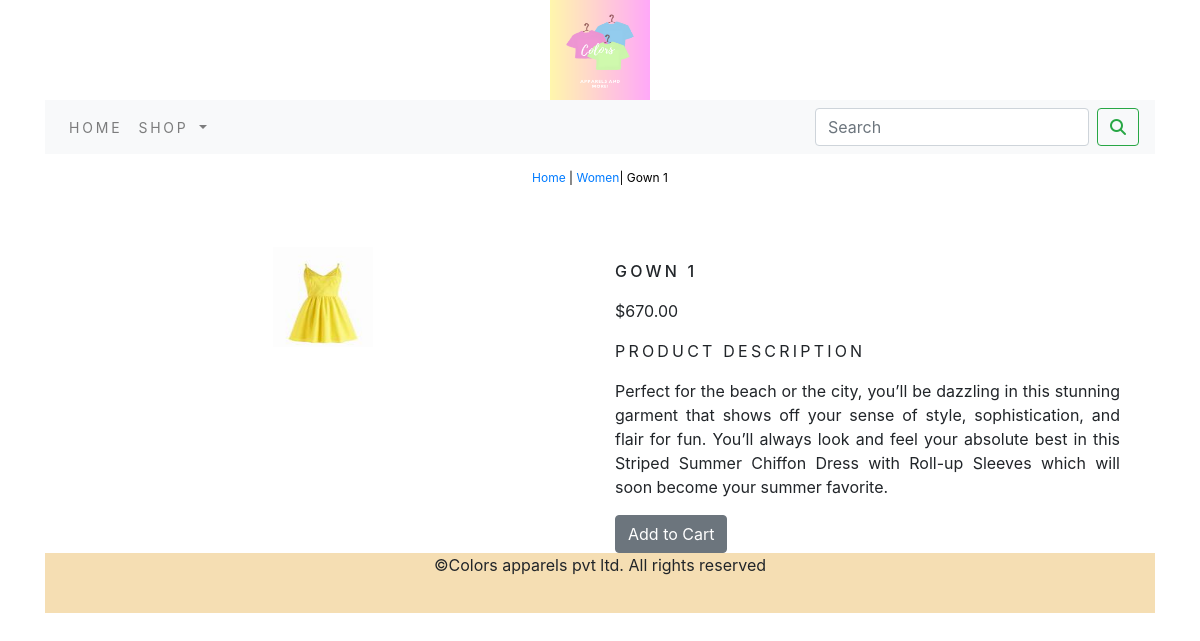
The page /women/gown-1/ on the database its author committed.
### ecommerce_app/models.py (models this page shows, shortened)
class Product(models.Model):
    name = models.CharField(max_length=250, unique=True)
    slug = models.SlugField(max_length=250, unique=True)
    description = models.TextField(blank=True)
    image = models.ImageField(upload_to='product', blank=True)
    category = models.ForeignKey(Category, on_delete=models.CASCADE)
    price = models.DecimalField(max_digits=10, decimal_places=2)
    stock = models.IntegerField()
    available = models.BooleanField(default=True)
    created = models.DateTimeField(auto_now_add=True)
    updated = models.DateTimeField(auto_now=True)
    class Meta:
        ordering = ('name',)
        verbose_name = 'product'
        verbose_name_plural = 'products'

class Category(models.Model):
    name = models.CharField(max_length=250, unique=True)
    slug = models.SlugField(max_length=250, unique=True)
    description = models.TextField(blank=True)
    image = models.ImageField(upload_to='category', blank=True)
    class Meta:
        ordering = ('name',)
        verbose_name = 'category'
        verbose_name_plural = 'categories'
    def __str__(self):
        return '{}'.format(self.name)
    def get_url(self):
        return reverse('ecommerce_app:products_by_category', args=[self.slug])

### ecommerce_app/views.py (the view)
# urls.py: path('<slug:c_slug>/<slug:product_slug>/',views.proDetail,name='proCatDetail'),
def proDetail(request, c_slug, product_slug):
    try:
        product = Product.objects.get(category__slug=c_slug, slug=product_slug)
    except Exception as e:
        raise e
    return render(request, 'product.html', {'product': product})

### cart/context_processors.py (called while the page is built)
def counter(requset):
    item_count = 0
    if 'admin' in requset.path:
        return {}
    else:
        try:
            cart = Cart.objects.filter(cart_id=_cart_id(requset))
            cart_items = CartItem.objects.all().filter(cart=cart[:1])
            for cart_item in cart_items:
                item_count += cart_item.quantity
        except Cart.DoesNotExist:
            item_count = 0
    return dict(item_count=item_count)

### cart/views.py (called while the page is built)
def _cart_id(request):
    cart = request.session.session_key
    if not cart:
        cart = request.session.create()
    return cart

### ecommerce_app/context_processors.py (called while the page is built)
def menu_links(request):
    links = Category.objects.all()
    return dict(links=links)

### templates/product.html (shortened to what this page needs)
{% extends 'base.html' %}
{% load static %}
{% block content %}
<div class=" row my-product-row-class">
    <div class="mx-auto">
        <p><a href="{% url 'ecommerce_app:allProdCat' %}">Home</a> |
           <a href="{{product.category.get_url}}">{{product.category}}</a>|
            {{product.name}}</p>
    </div>
</div><br>
<div class="container">
    <div class="row">
        <div class="col-12 col-sm-12 col-md-12 col-lg-6 text-center">
            <div style="min-width:18rem">
            <img  src = "{{product.image.url}}" alt="{{product.name}}" height="100px" width="100px">
            </div>
        </div>
    <div class="col-12 col-sm-12 col-md-12 col-lg-6 ">
        <h2 class="my-prod-title">{{product.name}}</h2>
        <p>${{product.price}}</p>
        <p class="my-title">Product Description</p>
        <p class="text-justify my-prod-text">{{product.description}}</p>
        {% if product.stock <= 0 %}
        <p class="text-justify my-prod-text">Out of stock</p>
        {% else %}
        <a  class="btn btn-secondary" href="{% url 'cart:add_cart' product.id %}">Add to Cart</a>
        {% endif %}
    </div>
    </div>
</div>
{% endblock %}

### static/css/custom.css (style rules this page uses)
body { font-family: 'Raleway', sans-serif; }
.my-title { font-size:16px; text-transform:uppercase; letter-spacing: .2em; }
.my-product-row-class { padding-top:15px; padding-bottom:20px; }
.my-product-row-class .mx-auto { font-size:12px; text-decoration:none; color:#000; }
.my-prod-title { font-size:16px; text-transform:uppercase; padding-top:15px; padding-bottom:10px; letter-spacing:.2em; }
.my-prod-text { padding-right:20px; }

### rows shown on the page
Product: category "Women", name "Gown 1", image (picture), name "GOWN 1", price "670.00", description "Perfect for the beach or the city, you’ll be dazzling in this stunning garment that shows off your sense of style, sophistication, and flair for fun. You’ll always look and feel your absolute best in this Striped Summer Chiffon Dress with Roll-up Sleeves which will soon become your summer favorite."
